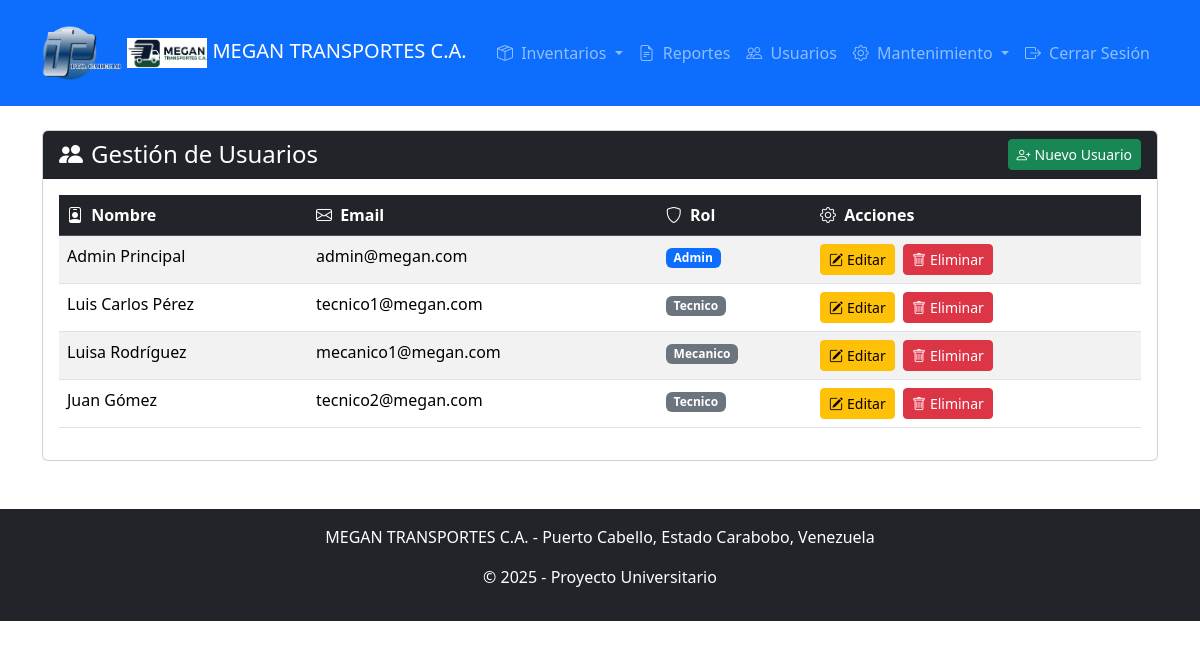
/admin/usuarios/index.php (signed in), run on the app's committed database.
### tables this page shows
CREATE TABLE `usuarios` (
  `id` int(11) NOT NULL AUTO_INCREMENT,
  `nombre` varchar(100) NOT NULL,
  `email` varchar(100) NOT NULL,
  `password` varchar(255) NOT NULL,
  `rol` enum('admin','tecnico','mecanico') NOT NULL,
  `pregunta_seguridad` varchar(255) NOT NULL,
  `respuesta_seguridad` varchar(255) NOT NULL,
  `fecha_registro` timestamp NULL DEFAULT current_timestamp(),
  PRIMARY KEY (`id`),
  UNIQUE KEY `email` (`email`)
);

### admin/usuarios/index.php (the view, shortened to what this page needs)
<?php
include '../../includes/db.php';
?>
<?php include '../../includes/header.php'; ?>
<div class="row">
    <div class="col-md-12">
        <div class="card">
            <div class="card-header bg-dark text-white d-flex justify-content-between align-items-center">
                <h4 class="mb-0">
                    <i class="bi bi-people-fill me-2"></i>Gestión de Usuarios
                </h4>
                <a href="../registro.php" class="btn btn-success btn-sm">
                    <i class="bi bi-person-plus me-1"></i>Nuevo Usuario
                </a>
            </div>
            <div class="card-body">
                <div class="table-responsive">
                    <table class="table table-striped table-hover">
                        <thead class="table-dark">
                            <tr>
                                <th><i class="bi bi-person-badge me-1"></i> Nombre</th>
                                <th><i class="bi bi-envelope me-1"></i> Email</th>
                                <th><i class="bi bi-shield me-1"></i> Rol</th>
                                <th><i class="bi bi-gear me-1"></i> Acciones</th>
                            </tr>
                        </thead>
                        <tbody>
                            <?php
                            $sql = "SELECT id, nombre, email, rol FROM usuarios";
                            $result = $conn->query($sql);
                            while ($row = $result->fetch_assoc()) {
                                echo "
                                <tr>
                                    <td>" . htmlspecialchars($row['nombre']) . "</td>
                                    <td>" . htmlspecialchars($row['email']) . "</td>
                                    <td><span class='badge bg-" . ($row['rol'] == 'admin' ? 'primary' : 'secondary') . "'>" . ucfirst(htmlspecialchars($row['rol'])) . "</span></td>
                                    <td>
                                        <a href='editar.php?id=" . $row['id'] . "' class='btn btn-sm btn-warning me-1'>
                                            <i class='bi bi-pencil-square me-1'></i>Editar
                                        </a>
                                        <a href='?eliminar=" . $row['id'] . "' class='btn btn-sm btn-danger' onclick='return confirm(\"¿Estás seguro de eliminar este usuario?\")'>
                                            <i class='bi bi-trash me-1'></i>Eliminar
                                        </a>
                                    </td>
                                </tr>";
                            }
                            ?>
                        </tbody>
                    </table>
                </div>
            </div>
        </div>
    </div>
</div>
<?php include '../../includes/footer.php'; ?>

### data on the page
usuarios: nombre "Admin Principal", email "admin@megan.com", rol "Admin"
usuarios: nombre "Luis Carlos Pérez", email "tecnico1@megan.com", rol "Tecnico"
usuarios: nombre "Luisa Rodríguez", email "mecanico1@megan.com", rol "Mecanico"
usuarios: nombre "Juan Gómez", email "tecnico2@megan.com", rol "Tecnico"
